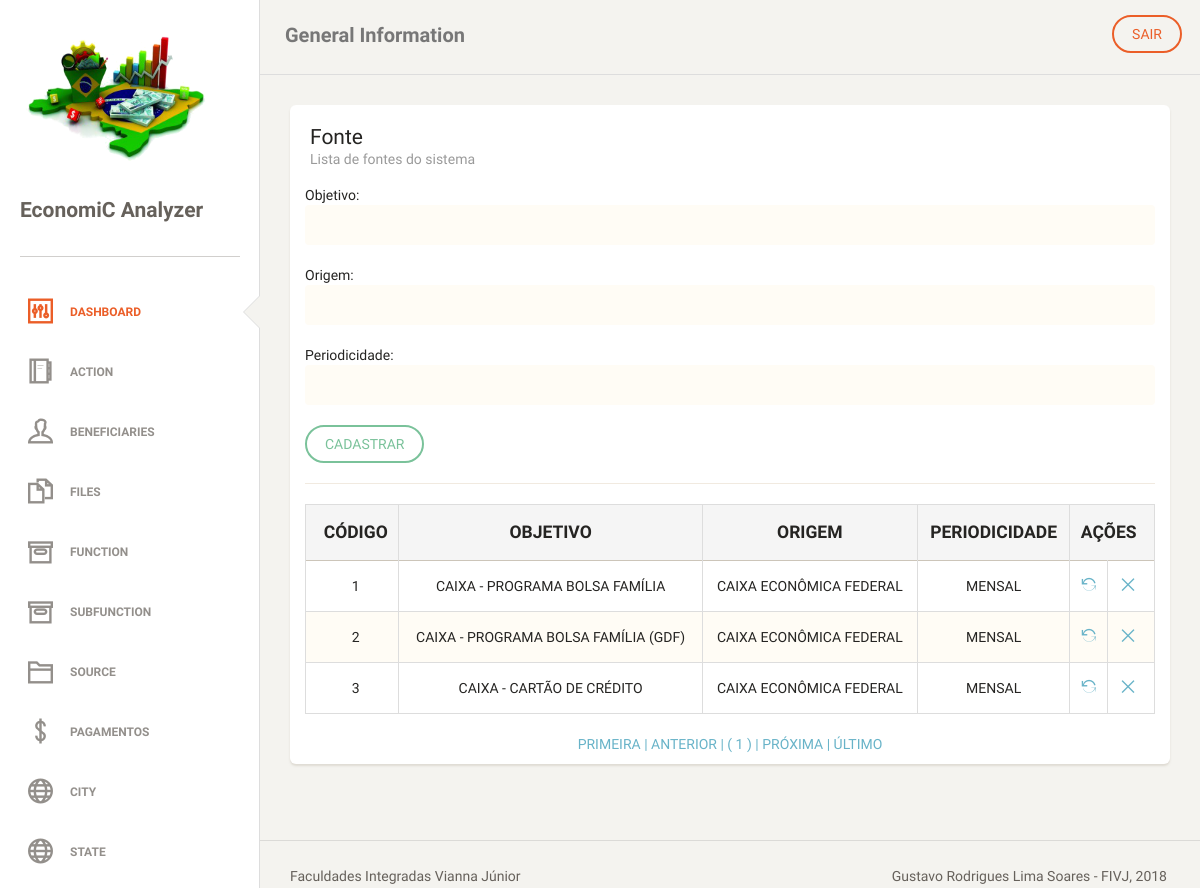
/source.php (signed in), run on the app's committed database.
### tables this page shows
CREATE TABLE `tb_source` (
  `id_source` int(11) NOT NULL AUTO_INCREMENT,
  `str_goal` varchar(255) NOT NULL,
  `str_origin` varchar(255) DEFAULT NULL,
  `str_periodicity` varchar(9) DEFAULT NULL,
  PRIMARY KEY (`id_source`),
  UNIQUE KEY `str_goal_UNIQUE` (`str_goal`)
);

### dao/sourceDAO.php (the view, shortened to what this page needs)
<?php
require_once "classes/source.php";
class sourceDAO
{
    public function tabelapaginada()
    {
        global $pdo;
        $endereco = $_SERVER ['PHP_SELF'];
        $pagina_atual = (isset($_GET['page']) && is_numeric($_GET['page'])) ? $_GET['page'] : 1;
        $linha_inicial = ($pagina_atual - 1) * QTDE_REGISTROS;
        $sql = "SELECT id_source, str_goal, str_origin, str_periodicity FROM tb_source LIMIT {$linha_inicial}, " . QTDE_REGISTROS;
        $statement = $pdo->prepare($sql);
        $statement->execute();
        $dados = $statement->fetchAll(PDO::FETCH_OBJ);
        $sqlContador = "SELECT COUNT(*) AS total_registros FROM tb_source";
        $statement = $pdo->prepare($sqlContador);
        $statement->execute();
        $valor = $statement->fetch(PDO::FETCH_OBJ);
        $primeira_pagina = 1;
        $ultima_pagina = ceil($valor->total_registros / QTDE_REGISTROS);
        $pagina_anterior = ($pagina_atual > 1) ? $pagina_atual - 1 : 0;
        $proxima_pagina = ($pagina_atual < $ultima_pagina) ? $pagina_atual + 1 : 0;
        $range_inicial = (($pagina_atual - RANGE_PAGINAS) >= 1) ? $pagina_atual - RANGE_PAGINAS : 1;
        $range_final = (($pagina_atual + RANGE_PAGINAS) <= $ultima_pagina) ? $pagina_atual + RANGE_PAGINAS : $ultima_pagina;
        $exibir_botao_inicio = ($range_inicial < $pagina_atual) ? 'mostrar' : 'esconder';
        $exibir_botao_final = ($range_final > $pagina_atual) ? 'mostrar' : 'esconder';
        if (!empty($dados)):
            echo "
     <table class='table table-striped table-bordered'>
     <thead>
       <tr style='text-transform: uppercase;' class='active'>
        <th style='text-align: center; font-weight: bolder;'>Código</th>
        <th style='text-align: center; font-weight: bolder;'>Objetivo</th>
        <th style='text-align: center; font-weight: bolder;'>Origem</th>
        <th style='text-align: center; font-weight: bolder;'>Periodicidade</th>
        <th style='text-align: center; font-weight: bolder;' colspan='2'>Ações</th>
       </tr>
     </thead>
     <tbody>";
            foreach ($dados as $source):
                echo "<tr>
        <td style='text-align: center'>$source->id_source</td>
        <td style='text-align: center'>$source->str_goal</td>
        <td style='text-align: center'>$source->str_origin</td>
        <td style='text-align: center'>$source->str_periodicity</td>
        <td style='text-align: center'><a href='?act=upd&id=$source->id_source' title='Alterar'><i class='ti-reload'></i></a></td>
        <td style='text-align: center'><a href='?act=del&id=$source->id_source' title='Remover'><i class='ti-close'></i></a></td>
       </tr>";
            endforeach;
            echo "
</tbody>
     </table>
     <div class='box-paginacao' style='text-align: center'>
       <a class='box-navegacao  $exibir_botao_inicio' href='$endereco?page=$primeira_pagina' title='Primeira Página'> PRIMEIRA  |</a>
       <a class='box-navegacao  $exibir_botao_inicio' href='$endereco?page=$pagina_anterior' title='Página Anterior'> ANTERIOR  |</a>
";
            for ($i = $range_inicial; $i <= $range_final; $i++):
                $destaque = ($i == $pagina_atual) ? 'destaque' : '';
                echo "<a class='box-numero $destaque' href='$endereco?page=$i'> ( $i ) </a>";
            endfor;
            echo "<a class='box-navegacao $exibir_botao_final' href='$endereco?page=$proxima_pagina' title='Próxima Página'>| PRÓXIMA  </a>
                  <a class='box-navegacao $exibir_botao_final' href='$endereco?page=$ultima_pagina'  title='Última Página'>| ÚLTIMO  </a>
     </div>";
        else:
            echo "<p class='bg-danger'>Nenhum registro foi encontrado!</p>
     ";
        endif;
    }
}

### data on the page
tb_source: id_source "1", str_goal "CAIXA - PROGRAMA BOLSA FAMÍLIA", str_origin "CAIXA ECONÔMICA FEDERAL", str_periodicity "MENSAL"
tb_source: id_source "2", str_goal "CAIXA - PROGRAMA BOLSA FAMÍLIA (GDF)", str_origin "CAIXA ECONÔMICA FEDERAL", str_periodicity "MENSAL"
tb_source: id_source "3", str_goal "CAIXA - CARTÃO DE CRÉDITO", str_origin "CAIXA ECONÔMICA FEDERAL", str_periodicity "MENSAL"
